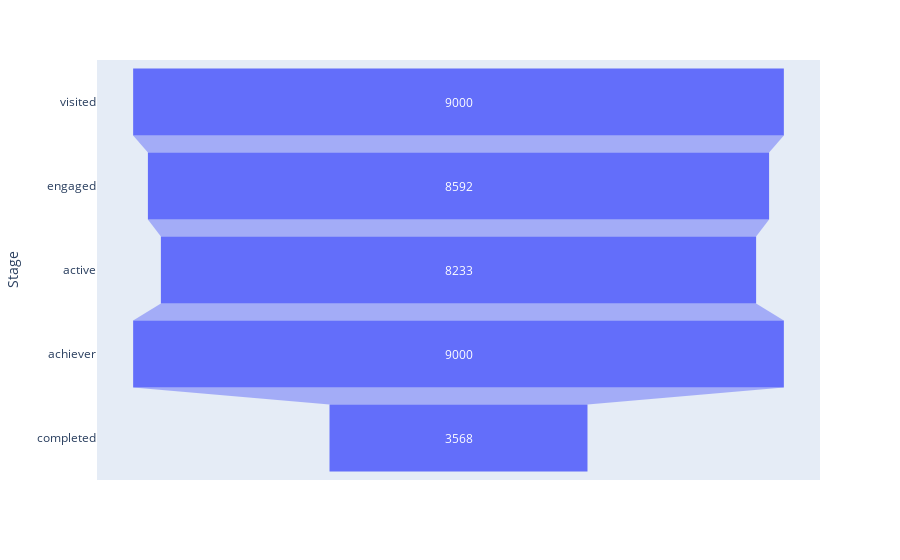

This figure's notebook cell:
### Code cell
import plotly.express as px

fig = px.funnel(funnel, x='Users', y='Stage')
fig.show()

### Figure 1 — Plotly figure (JSON) as saved in the notebook; plotly's stock layout.template omitted (floating-point values rounded to 4 significant figures)
{"data": [{"hovertemplate": "Users=%{x}<br>Stage=%{y}<extra></extra>", "legendgroup": "", "marker": {"color": "#636efa"}, "name": "", "orientation": "h", "showlegend": false, "type": "funnel", "x": [9000, 8592, 8233, 9000, 3568], "xaxis": "x", "y": ["visited", "engaged", "active", "achiever", "completed"], "yaxis": "y"}], "layout": {"autosize": true, "legend": {"tracegroupgap": 0}, "margin": {"t": 60}, "xaxis": {"anchor": "y", "autorange": true, "domain": [0, 1], "range": [-5000, 5000], "title": {"text": "Users"}, "type": "linear"}, "yaxis": {"anchor": "x", "autorange": true, "domain": [0, 1], "range": [4.5, -0.5], "title": {"text": "Stage"}, "type": "category"}}}
